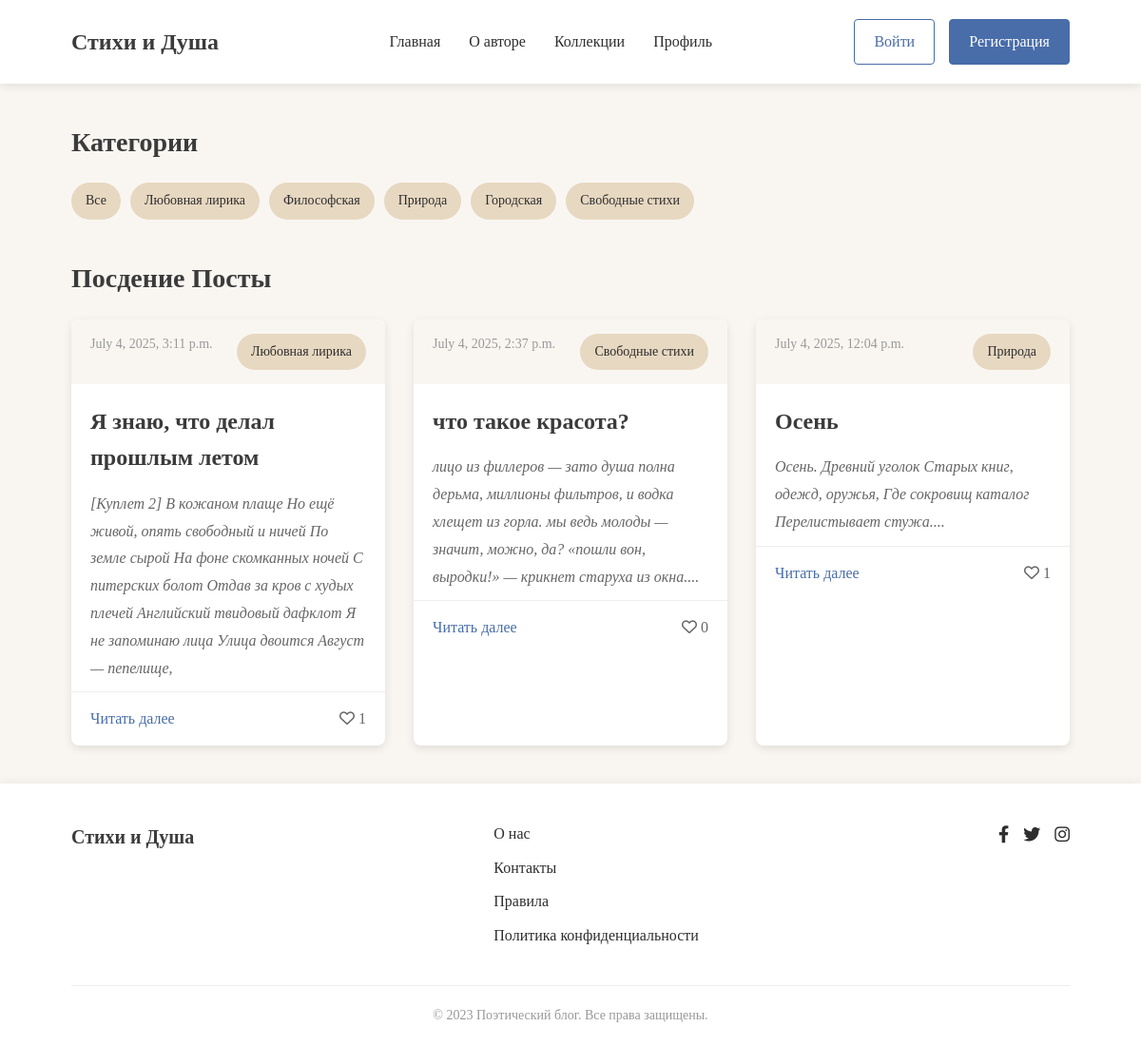
The page / on the database its author committed.
### show/models.py (models this page shows, shortened)
class Category(models.Model):
    title = models.CharField(max_length=60)
    def __str__(self):
        return f'{self.title}'

class Poem(models.Model):
    title = models.CharField(max_length=120)
    text = models.TextField()
    category = models.ForeignKey(to=Category, on_delete=models.CASCADE, related_name='poems')
    date_public = models.DateTimeField(auto_now_add=True)
    like = models.ManyToManyField(to=User, related_name="poems", blank=True)
    def text_poem(self):
        dot = self.text.count('.')
        if dot > 1:
            total = self.text.find('.')
            total_str = self.text.find('.', total + 1)
            return f"{self.text[0:total_str + 1]}..."
        else:
            return self.text

### show/views.py (the view)
# urls.py: path('', views.index, name='index'),
def index(request, category_id=None):
    context = {
        'categoryies' : Category.objects.all(),
        'last_poem' : Poem.objects.filter(category_id=category_id) if category_id else Poem.objects.all().order_by('-id')[:3],
        'title' : Category.objects.get(id=category_id) if category_id else "Посдение посты"
    }
    return render(request, 'show/index.html', context)

### show/templates/show/index.html
{% extends "show/base.html" %}
{% load static %}
{% block main %}
    <main class="main">
        <div class="container">
            <section class="categories">
                <h2>Категории</h2>
                <div class="category-list">
                    <a href="{% url "index" %}" class="category">Все</a>
                    {% for category in categoryies %}
                        <a href="{% url "category" category.id %}" class="category">{{ category.title }}</a>
                    {% endfor %}
                </div>
            </section>
            <section class="poems">
                <h2>{{ title.title }}</h2>
                <div class="poem-grid">
                    {% for poems in last_poem %}
                        <article class="poem-card">
                            <div class="poem-meta">
                                <span class="date">{{ poems.date_public }}</span>
                                <span class="category">{{ poems.category }}</span>
                            </div>
                            <h3 class="poem-title"><a href="poem.html">{{ poems.title }}</a></h3>
                            <div class="poem-excerpt">
                                <p>{{ poems.text_poem }}<br>
                                </p>
                            </div>
                            <div class="poem-footer">
                                <a href="{% url "show:poem" poems.id %}" class="read-more">Читать далее</a>
                                {% if user in poems.like.all %}
                                    <a class="red" href="{% url "show:like" poems.id %}">
                                        <i class="far fa-heart"></i> {{ poems.like.count }}
                                    </a>
                                {% else %}
                                    <a class="likes" href="{% url "show:like" poems.id %}">
                                        <i class="far fa-heart"></i> {{ poems.like.count }}
                                    </a>
                                {% endif %}
                            </div>
                        </article>
                    {% endfor %}
                </div>
            </section>
        </div>
    </main>
{% endblock main %}

### show/templates/show/base.html (shortened to what this page needs)
{% load static %}
<!DOCTYPE html>
<html lang="ru">
<head>
    <link rel="stylesheet" href="{% static "css/style.css" %}">
    <link rel="stylesheet" href="https://cdnjs.cloudflare.com/ajax/libs/font-awesome/6.0.0-beta3/css/all.min.css">
</head>
<body>
    <header class="header">
        <div class="container">
            <div class="header-inner">
                <div class="logo">
                    <a href="{% url "index" %}">Стихи и Душа</a>
                </div>
                <nav class="nav">
                    <ul>
                        <li><a href="{% url "index" %}">Главная</a></li>
                        <li><a href="#">О авторе</a></li>
                        <li><a href="#">Коллекции</a></li>
                        <li><a href="{% url "users:profile" %}">Профиль</a></li>
                    </ul>
                </nav>
                <div class="auth">
                    <a href="{% url "users:login" %}" class="btn btn-login">Войти</a>
                    <a href="{% url "users:sign" %}" class="btn btn-signup">Регистрация</a>
                </div>
            </div>
        </div>
    </header>
    {% block main %}
    {% endblock main %}
    <footer class="footer">
        <div class="container">
            <div class="footer-inner">
                <div class="footer-logo">
                    <a href="index.html">Стихи и Душа</a>
                </div>
                <div class="footer-links">
                    <ul>
                        <li><a href="#">О нас</a></li>
                        <li><a href="#">Контакты</a></li>
                        <li><a href="#">Правила</a></li>
                        <li><a href="#">Политика конфиденциальности</a></li>
                    </ul>
                </div>
                <div class="footer-social">
                    <a href="#"><i class="fab fa-facebook-f"></i></a>
                    <a href="#"><i class="fab fa-twitter"></i></a>
                    <a href="#"><i class="fab fa-instagram"></i></a>
                </div>
            </div>
            <div class="copyright">
                &copy; 2023 Поэтический блог. Все права защищены.
            </div>
        </div>
    </footer>
</body>
</html>

### frontend/css/style.css (style rules this page uses)
:root { --bg-color: #F9F6F2; --text-color: #2E2E2E; --heading-color: #3B3B3B; --accent-color: #C18C5D; --button-color: #486DA9; --category-color: #E7D8C1; }
* { margin: 0; padding: 0; box-sizing: border-box; }
body { font-family: 'Georgia', serif; background-color: var(--bg-color); color: var(--text-color); line-height: 1.6; }
a { text-decoration: none; color: var(--button-color); transition: color 0.3s; }
.container { width: 90%; max-width: 1200px; margin: 0 auto; padding: 0 15px; }
.btn { display: inline-block; padding: 10px 20px; border-radius: 4px; font-weight: 500; transition: all 0.3s; }
.btn-login { background-color: transparent; border: 1px solid var(--button-color); color: var(--button-color); }
.btn-signup { background-color: var(--button-color); color: white; border: 1px solid var(--button-color); }
.header { background-color: white; box-shadow: 0 2px 10px rgba(0, 0, 0, 0.1); position: sticky; top: 0; z-index: 100; }
.header-inner { display: flex; justify-content: space-between; align-items: center; padding: 20px 0; }
.logo a { font-size: 24px; font-weight: 700; color: var(--heading-color); font-family: 'Times New Roman', serif; }
.nav ul { display: flex; list-style: none; }
.nav ul li { margin-left: 30px; }
.nav ul li a { color: var(--text-color); font-weight: 500; }
.auth { display: flex; gap: 15px; }
.main { padding: 40px 0; }
h1, h2, h3, h4 { color: var(--heading-color); margin-bottom: 20px; font-weight: 600; }
h2 { font-size: 28px; }
h3 { font-size: 24px; }
.categories { margin-bottom: 40px; }
.category-list { display: flex; flex-wrap: wrap; gap: 10px; }
.category { background-color: var(--category-color); padding: 8px 15px; border-radius: 20px; font-size: 14px; color: var(--text-color); transition: all 0.3s; }
.poem-grid { display: grid; grid-template-columns: repeat(auto-fill, minmax(300px, 1fr)); gap: 30px; }
.poem-card { background-color: white; border-radius: 8px; overflow: hidden; box-shadow: 0 3px 10px rgba(0, 0, 0, 0.1); transition: transform 0.3s, box-shadow 0.3s; }
.poem-meta { display: flex; justify-content: space-between; padding: 15px 20px; background-color: var(--bg-color); font-size: 14px; color: #666; }
.poem-title { padding: 0 20px; margin: 15px 0; }
.poem-title a { color: var(--heading-color); }
.poem-excerpt { padding: 0 20px; margin-bottom: 20px; color: var(--text-color); line-height: 1.8; }
.poem-footer { display: flex; justify-content: space-between; align-items: center; padding: 15px 20px; border-top: 1px solid #eee; }
.read-more { font-weight: 500; }
.likes { color: #666; }
.poem-meta { margin-bottom: 20px; }
.poem-excerpt { color: #666; margin-bottom: 10px; font-style: italic; }
.poem-meta { font-size: 14px; color: #999; }
.footer { background-color: white; padding: 40px 0 20px; box-shadow: 0 -2px 10px rgba(0, 0, 0, 0.05); }
.footer-inner { display: flex; justify-content: space-between; margin-bottom: 30px; }
.footer-logo a { font-size: 20px; font-weight: 700; color: var(--heading-color); }
.footer-links ul { list-style: none; }
.footer-links li { margin-bottom: 10px; }
.footer-links a { color: var(--text-color); }
.footer-social { display: flex; gap: 15px; }
.footer-social a { color: var(--text-color); font-size: 18px; }
.copyright { text-align: center; color: #999; font-size: 14px; padding-top: 20px; border-top: 1px solid #eee; }
.poem-card, .poem-full, .comment, .profile-header, .auth-form-container { animation: fadeIn 0.6s ease-out forwards; }
.poem-card { transition: transform 0.3s ease, box-shadow 0.3s ease; }
.btn { transition: all 0.3s ease; }
.nav a { position: relative; }
.nav a::after { content: ''; position: absolute; width: 0; height: 2px; bottom: -5px; left: 0; background-color: var(--accent-color); transition: width 0.3s ease; }
.poem-card:nth-child(1) { animation-delay: 0.1s; }
.poem-card:nth-child(2) { animation-delay: 0.2s; }
.poem-card:nth-child(3) { animation-delay: 0.3s; }

### rows shown on the page
Category: title "Любовная лирика"
Category: title "Философская"
Category: title "Природа"
Category: title "Городская"
Category: title "Свободные стихи"
Poem: date_public "July 4, 2025, 3:11 p.m.", category "Любовная лирика", title "Я знаю, что делал прошлым летом", text_poem "[Куплет 2] В кожаном плаще Но ещё живой, опять свободный и ничей По земле сырой На фоне скомканных ночей С питерских болот Отдав за кров с худых плечей Английский твидовый дафклот Я не запоминаю лица Улица двоится Август — пепелище,", like.count "1"
Poem: date_public "July 4, 2025, 2:37 p.m.", category "Свободные стихи", title "что такое красота?", text_poem "лицо из филлеров — зато душа полна дерьма, миллионы фильтров, и водка хлещет из горла. мы ведь молоды — значит, можно, да? «пошли вон, выродки!» — крикнет старуха из окна....", like.count "0"
Poem: date_public "July 4, 2025, 12:04 p.m.", category "Природа", title "Осень", text_poem "Осень. Древний уголок Старых книг, одежд, оружья, Где сокровищ каталог Перелистывает стужа....", like.count "1"

### other values the page prints
{{ title.title }} "Посдение Посты"
